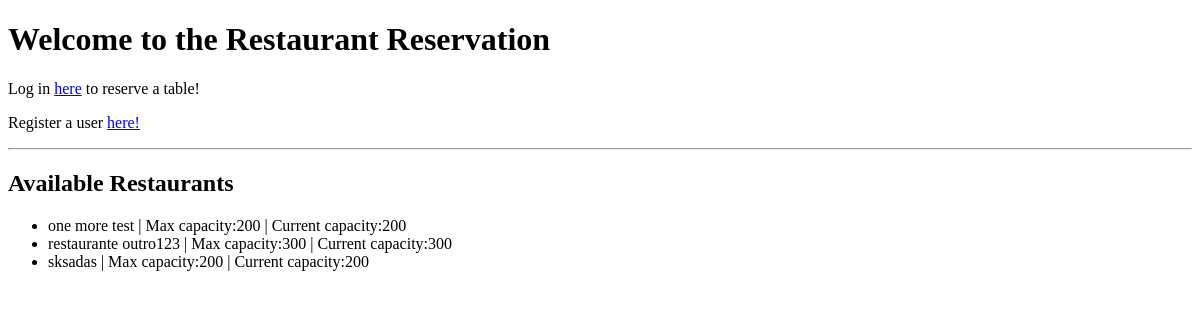
Before: / with the older database file.
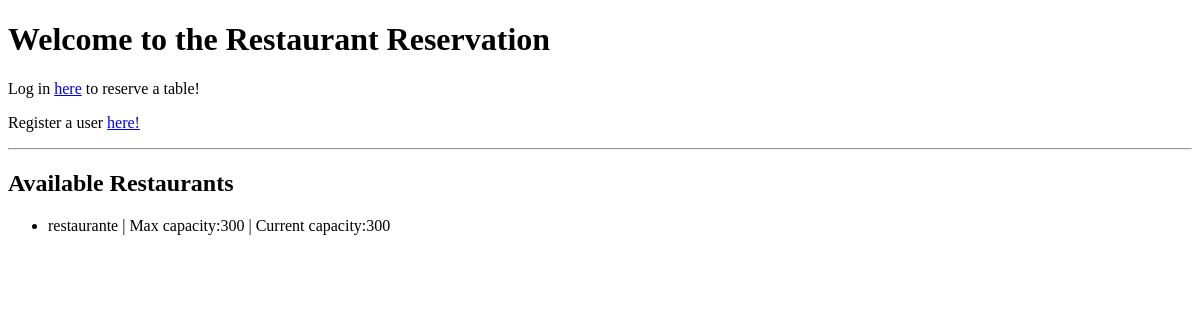
After: the same page with the newer database file.
### reservation_app/models.py (models this page shows, shortened)
class Restaurant(models.Model):
    restaurant_name = models.CharField(max_length=100)
    restaurant_max_capacity = models.IntegerField()
    restaurant_current_capacity = models.IntegerField()
    class Meta:
        db_table = 'restaurant_table'

### reservation_app/views.py (the view)
# urls.py: path('', index, name='index'),
def index(request):
    restaurants = Restaurant.objects.all()
    client = Client.objects.filter(client_name=request.user.username).first()
    reservations = Reservation.objects.filter(client=client)
    if request.method == 'POST':
        reserve_restaurant(request)
    return render(request, 'index.html', {'restaurants': restaurants, 'reservations': reservations})

### reservation_app/templates/index.html (shortened to what this page needs)
<!DOCTYPE html>
<html>
<head>
</head>
<body>
    <h1>Welcome to the Restaurant Reservation</h1>
    {% if user.is_authenticated %}
        <p>Welcome, {{ user.username }}!</p>
        <form method="POST" action="{% url 'user_logout' %}" style="display: inline;">
            {% csrf_token %}
            <button type="submit">Logout</button>
        </form>
    {% else %}
        <p>
            Log in <a href="{% url 'user_login' %}">here</a> to reserve a table!
        </p>
        <p>
            Register a user <a href="{% url 'register' %}">here!</a>
        </p>
    {% endif %}
    <hr>
    <h2>Available Restaurants</h2>
    <ul>
        {% for restaurant in restaurants %}
             <li>{{ restaurant.restaurant_name }} | Max capacity:{{ restaurant.restaurant_max_capacity }} | Current capacity:{{ restaurant.restaurant_current_capacity }}</li>
         {% endfor %}
     </ul>
</body>
</html>

Changed rows visible on the page:
removed Restaurant: restaurant_name "one more test", restaurant_max_capacity "200", restaurant_current_capacity "200"
removed Restaurant: restaurant_name "restaurante outro123", restaurant_max_capacity "300", restaurant_current_capacity "300"
removed Restaurant: restaurant_name "sksadas", restaurant_max_capacity "200", restaurant_current_capacity "200"
added Restaurant: restaurant_name "restaurante", restaurant_max_capacity "300", restaurant_current_capacity "300"
